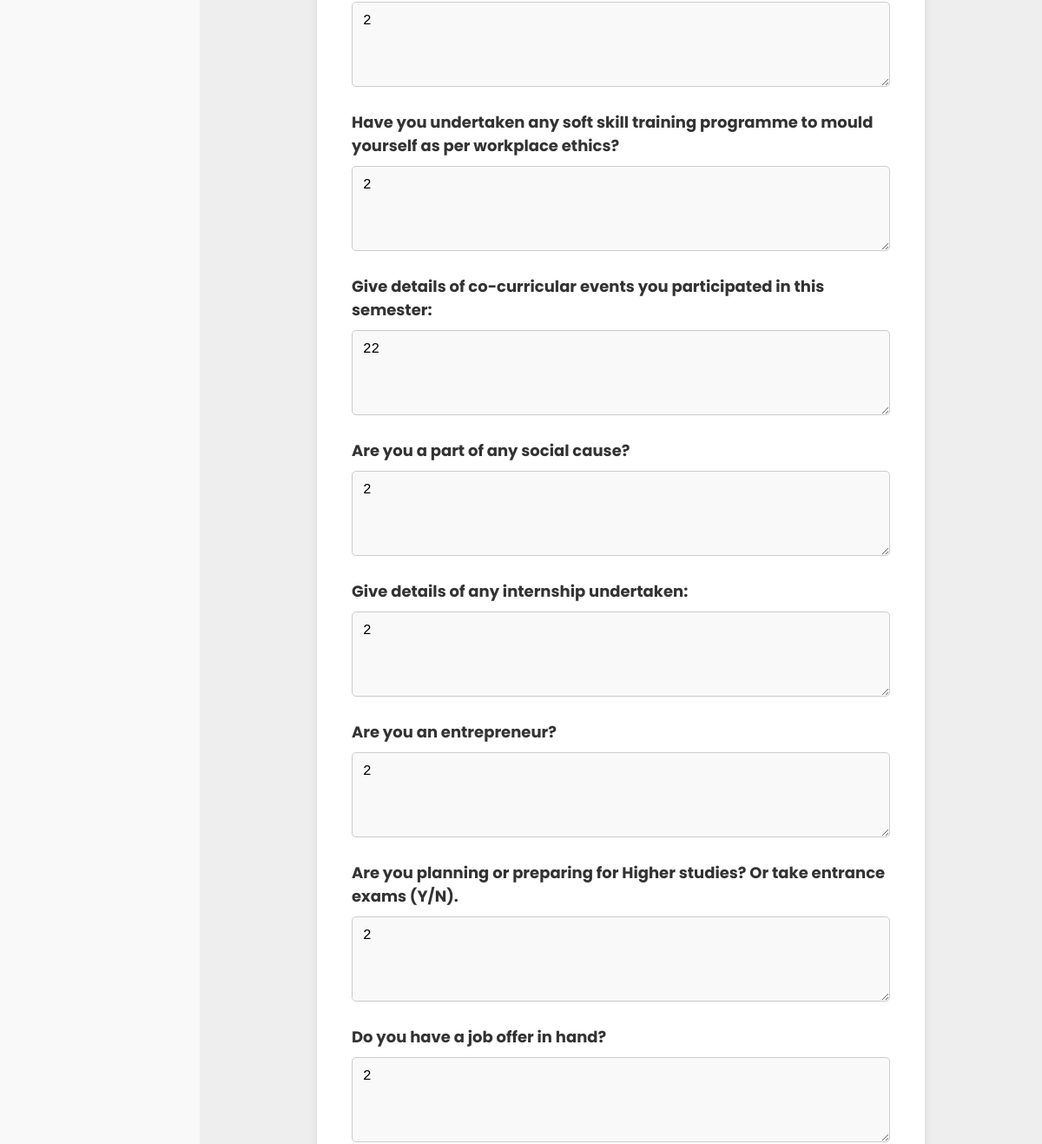
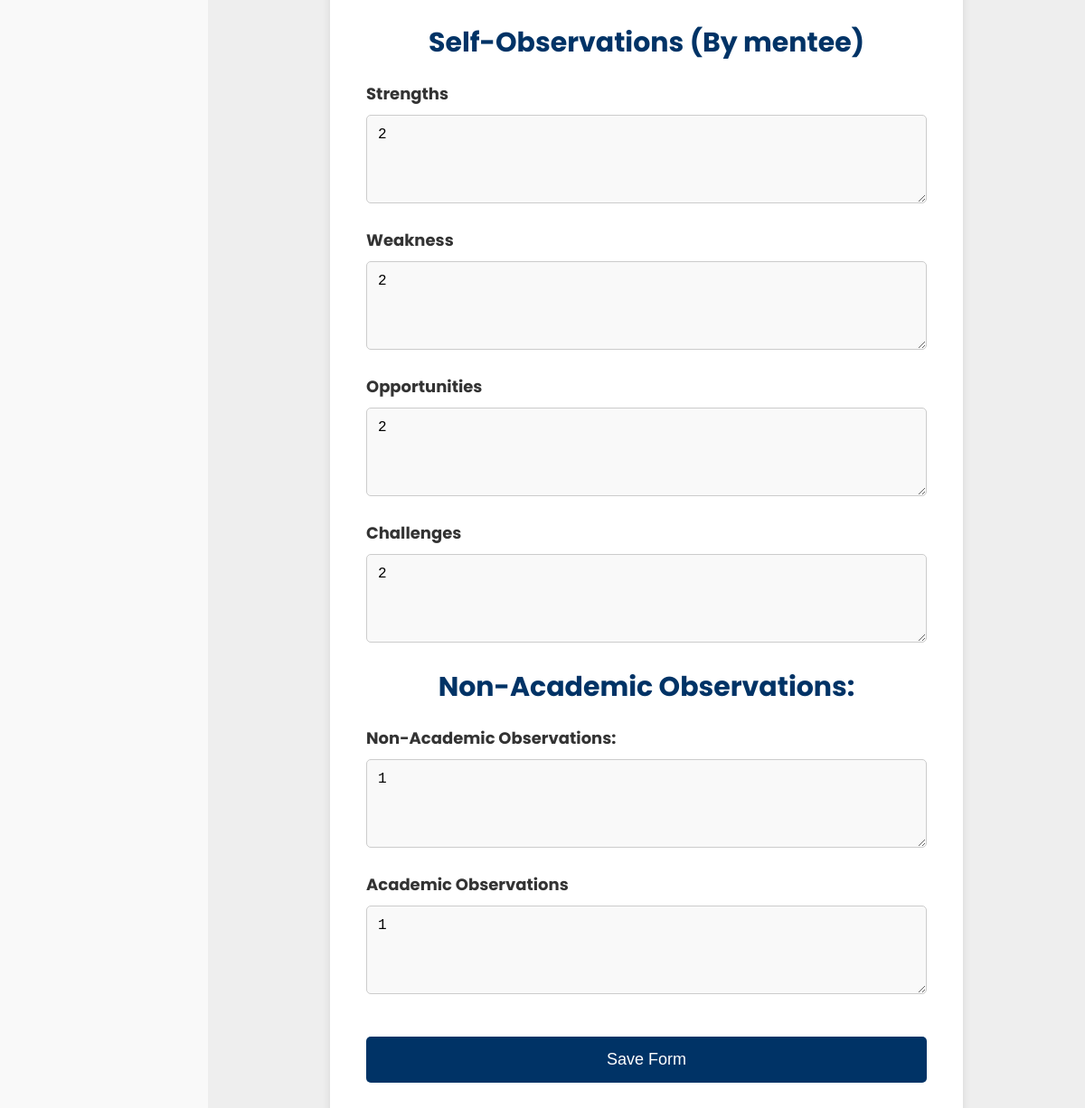
Page /form/153/6/ (lower part) on the earlier database version (2 pictures, top to bottom).
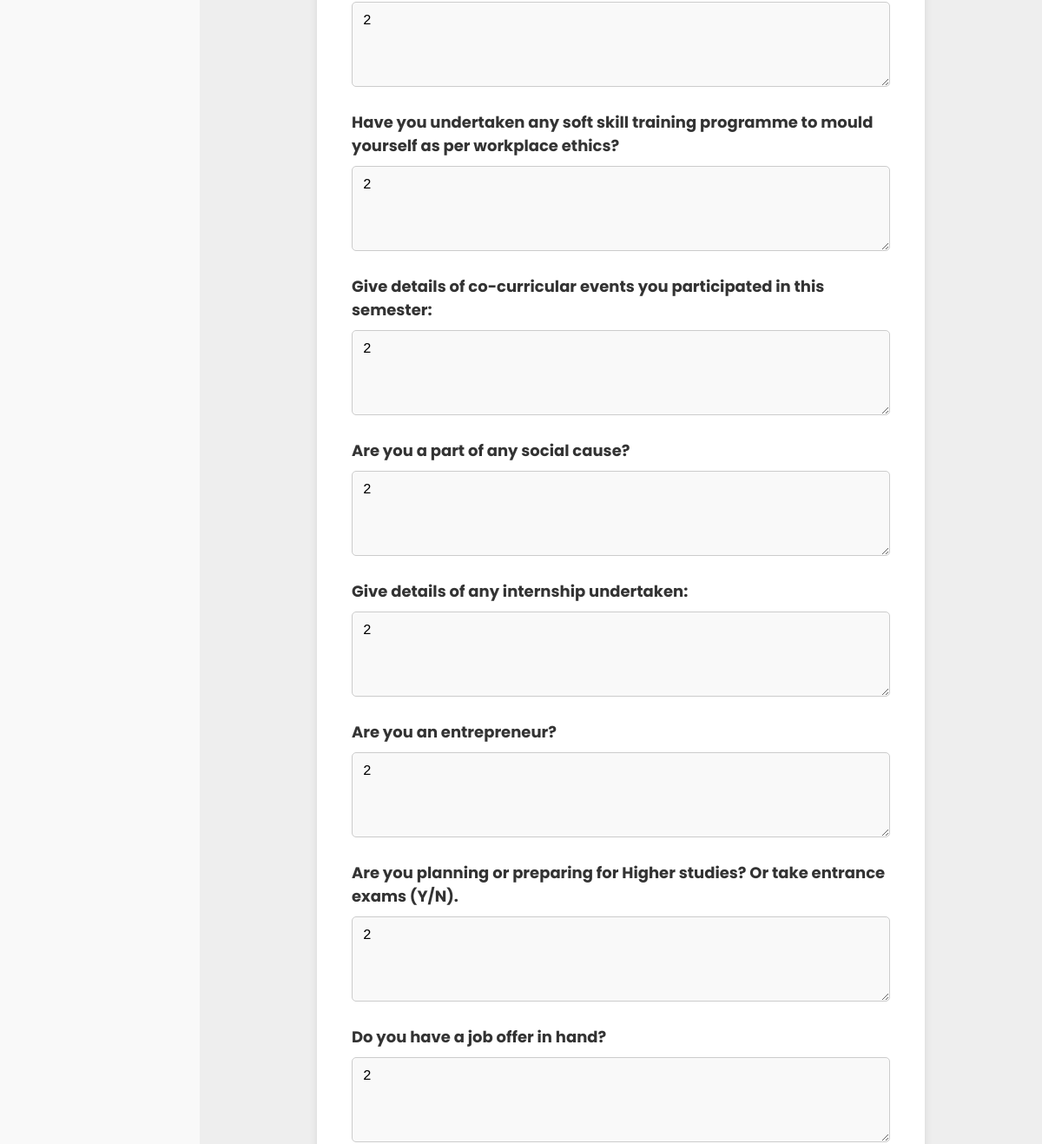
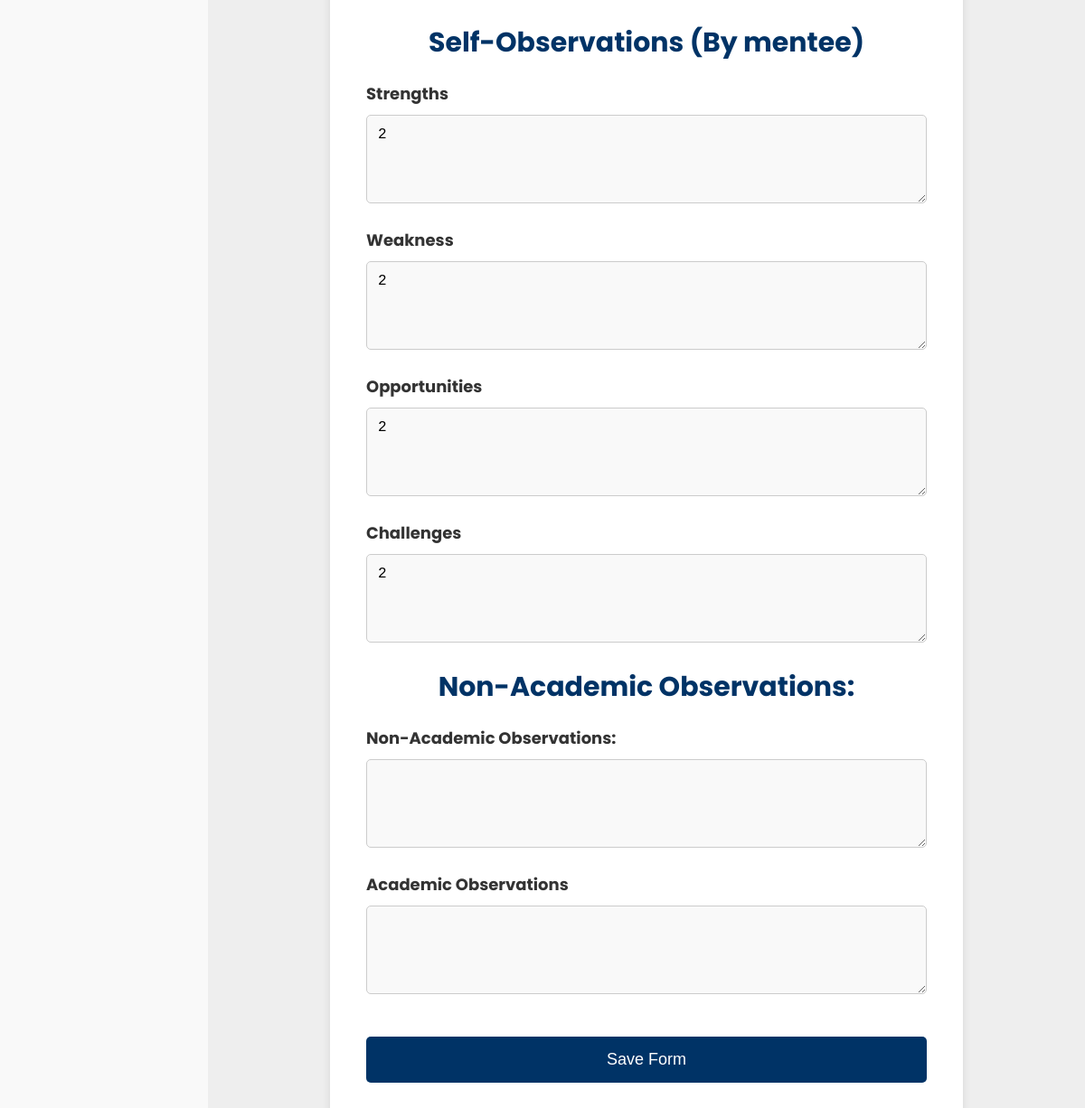
Same page on the later database version (2 pictures, top to bottom).
### mentor/models.py (models this page shows, shortened)
class StudentForm(models.Model):
    student = models.ForeignKey('MentorshipData', on_delete=models.CASCADE)
    name = models.CharField(max_length=255)
    rollno = models.CharField(max_length=100, unique=True)
    mentor_name = models.CharField(max_length=255)
    atte_ise1 = models.DecimalField(max_digits=5, decimal_places=2, default=0.00)
    atte_mse = models.DecimalField(max_digits=5, decimal_places=2, default=0.00)
    attendance = models.DecimalField(max_digits=5, decimal_places=2, default=0.00)
    cts = models.DecimalField(max_digits=5, decimal_places=2, default=0.00)
    ise1 = models.DecimalField(max_digits=5, decimal_places=2, default=0.00)
    mse = models.DecimalField(max_digits=5, decimal_places=2, default=0.00)
    semcgpa = models.DecimalField(max_digits=5, decimal_places=2, default=0.00)
    counseling_dates = models.TextField(null=True, blank=True)
    question1 = models.TextField(null=True, blank=True)  # Allow NULL values
    question2 = models.TextField(null=True, blank=True)  # Allow NULL values
    question3 = models.TextField(null=True, blank=True)  # Allow NULL values
    question4 = models.TextField(null=True, blank=True)  # Allow NULL values
    question5 = models.TextField(null=True, blank=True)  # Allow NULL values
    question6 = models.TextField(null=True, blank=True)  # Allow NULL values
    question7 = models.TextField(null=True, blank=True)  # Allow NULL values
    question8 = models.TextField(null=True, blank=True)  # Allow NULL values
    question9 = models.TextField(null=True, blank=True)  # Allow NULL values
    question10 = models.TextField(null=True, blank=True)  # Allow NULL values
    question11 = models.TextField(null=True, blank=True)  # Allow NULL values
    question12 = models.TextField(null=True, blank=True)  # Allow NULL values
    Strengths = models.TextField(null=True, blank=True)
    Weakness = models.TextField(null=True, blank=True)
    Opportunities = models.TextField(null=True, blank=True)
    Challenges = models.TextField(null=True, blank=True)
    nao = models.TextField(null=True, blank=True)
    ao = models.TextField(null=True, blank=True)
    date = models.DateTimeField(default=timezone.now)
    profile_picture = models.ImageField(
        upload_to='profile_pictures/',
        blank=True,
        validators=[FileExtensionValidator(allowed_extensions=['jpg', 'jpeg', 'png'])]
    )
    def __str__(self):
        return str(self.rollno)

### mentor/views.py (the view)
def form_student(request, student_id, mentor_id):
    student = get_object_or_404(MentorshipData, id=student_id)
    mentor = get_object_or_404(User, id=mentor_id)  # Fetch the mentor based on the ID in the URL
    preview = request.GET.get('preview', 'false').lower() == 'true'
    display_date = timezone.now().strftime("%d/%m/%Y")
    form_date = timezone.now().strftime("%Y-%m-%d")
    form_datetime = timezone.now()#pass current datetime to form models to pass recent forms
    try:
        student_form_instance = StudentForm.objects.get(rollno=student.roll_number)
        print("Existing form instance found for student:", student_form_instance)  # Debugging statement
    except StudentForm.DoesNotExist:
        student_form_instance = None
        print("No existing form instance found for student:", student.roll_number)  # Debugging statement
    if request.method == 'POST':
        if student_form_instance:
            form = StudentSemForm(request.POST, instance=student_form_instance)
        else:
            form = StudentSemForm(request.POST)
        if form.is_valid():
            student_form = form.save(commit=False)
            student_form.student = student
            student_form.mentor_name = mentor.username  # Set the mentor name
            student_form.date = form_datetime#pass current datetime to form models to pass recent forms
            student_form.save()
            print("Form successfully saved for student:", student_form.rollno)  # Debugging statement
            student1, created = Student1.objects.get_or_create(mentorship_data=student)
            student1.atte_ise1 = form.cleaned_data['atte_ise1']
            student1.atte_mse = form.cleaned_data['atte_mse']
            student1.attendance = form.cleaned_data['attendance']
            student1.cts = form.cleaned_data['cts']
            student1.ise1 = form.cleaned_data['ise1']
            student1.mse = form.cleaned_data['mse']
            student1.semcgpa = form.cleaned_data['semcgpa']
            student1.save()  # Save Student1 data
            return render(request, 'form.html', {
                'form': form,
                'student': student,
                'mentor': mentor,  # Pass the mentor (user) to the template
                'date': form_date,
                'display_date': display_date,
                'success_message': 'Form has been successfully updated for roll number ' + student_form.rollno, # Success message,
                'preview': preview,
            })
        else:
            print("Form errors:", form.errors)  # Debugging statement
            return render(request, 'form.html', {
                'form': form,
                'student': student,
                'mentor': mentor,  # Pass the mentor (user) to the template
                'date': form_date,
                'display_date': display_date,
                'errors': form.errors,
                'preview': preview,
            })
    else:
        if student_form_instance:
            form = StudentSemForm(instance=student_form_instance)
            print("Populating form with existing data for student:", student_form_instance)  # Debugging statement
        else:
            form = StudentSemForm()
            print("Creating a new form for student:", student.roll_number)  # Debugging statement
    return render(request, 'form.html', {
        'form': form,
        'student': student,
        'mentor': mentor,  # Pass the mentor to the template
        'date': form_date,
        'display_date': display_date,
        'preview': preview,
    })

### mentor/templatetags/username_filters.py (called while the page is built)
@register.filter
def readable_username(value):
    return value.replace('_', ' ').title()

### templates/form.html (shortened to what the changed rows need)
{% extends 'base.html' %}
{% load static %}
{% load custom_filters %}
{% block content %}
<html lang="en">
<head>
</head>
<body>
    <div class="form-wrapper">
        <div class="form-container">
            <form method="post" action="{% url 'form_student' student.id mentor.id%}">
                <textarea id="technical_courses" name="question5" placeholder="Enter details of technical courses" rows="4">{{ form_data.question5|default:form.question5.value|default_if_none:'' }}</textarea>
                <label for="soft_skill_training">Have you undertaken any soft skill training programme to mould yourself as per workplace ethics? </label>
                <textarea id="soft_skill_training" name="question6" placeholder="Enter details of soft skill training" rows="4">{{ form_data.question6|default:form.question6.value|default_if_none:'' }}</textarea>
                <label for="co_curricular_events">Give details of co-curricular events you participated in this semester:</label>
                <textarea id="co_curricular_events" name="question7" placeholder="Enter details of co-curricular events" rows="4">{{ form_data.question7|default:form.question7.value|default_if_none:'' }}</textarea>
                <label for="social_cause">Are you a part of any social cause?</label>
                <textarea id="social_cause" name="question8" placeholder="Enter details of social cause" rows="4">{{ form_data.question8|default:form.question8.value|default_if_none:'' }}</textarea>
                <label for="internship">Give details of any internship undertaken:</label>
                <textarea id="internship" name="question9" placeholder="if Yes, please give the company name, role offered, duration and stipend details" rows="4">{{ form_data.question9|default:form.question9.value|default_if_none:'' }}</textarea>
                <label for="entrepreneur">Are you an entrepreneur?</label>
                <textarea id="entrepreneur" name="question10" placeholder="if Yes, please give the details including registration letter" rows="4">{{ form_data.question10|default:form.question10.value|default_if_none:'' }}</textarea>
                <label for="higher_studies">Are you planning or preparing for Higher studies? Or take entrance exams (Y/N). </label>
                <textarea id="higher_studies" name="question11" placeholder="If yes, give details (exam name and score)" rows="4">{{ form_data.question11|default:form.question11.value|default_if_none:'' }}</textarea>
                <label for="job_offer">Do you have a job offer in hand?</label>
                <textarea id="job_offer" name="question12" placeholder="Answer if applicable, please give details" rows="4">{{ form_data.question12|default:form.question12.value|default_if_none:'' }}</textarea>
                <h1>Self-Observations (By mentee)</h1>
                <label for="Strengths">Strengths</label>
                <textarea id="Strengths" name="Strengths" placeholder=" " rows="4">{{ form_data.Strengths|default:form.Strengths.value|default_if_none:'' }}</textarea>
                <label for="Weakness">Weakness</label>
                <textarea id="Weakness" name="Weakness" placeholder=" " rows="4">{{ form_data.Weakness|default:form.Weakness.value|default_if_none:'' }}</textarea>
                <label for="Opportunities">Opportunities</label>
                <textarea id="Opportunities" name="Opportunities" placeholder=" " rows="4">{{ form_data.Opportunities|default:form.Opportunities.value|default_if_none:'' }}</textarea>
                <label for="Challenges">Challenges</label>
                <textarea id="Challenges" name="Challenges" placeholder=" " rows="4">{{ form_data.Challenges|default:form.Challenges.value|default_if_none:'' }}</textarea>
                <h1>Non-Academic Observations:</h1>
                <label for="nao">Non-Academic Observations:</label>
                <textarea id="nao" name="nao" placeholder=" " rows="4">{{ form_data.nao|default:form.nao.value|default_if_none:'' }}</textarea>
                <label for="ao">Academic Observations</label>
                <textarea id="ao" name="ao" placeholder=" " rows="4">{{ form_data.ao|default:form.ao.value|default_if_none:'' }}</textarea>
                <input type="submit" name="submit" value="Save Form" />
            </form>
        </div>
    </div>
</body>
</html>
{% endblock %}

Differences in the rows shown:
no longer on this page (row edited): StudentForm: question7 "22"
Other differences:
form field question7: (not shown) → "2"
form field nao: "1" → (not shown)
form field ao: "1" → (not shown)
